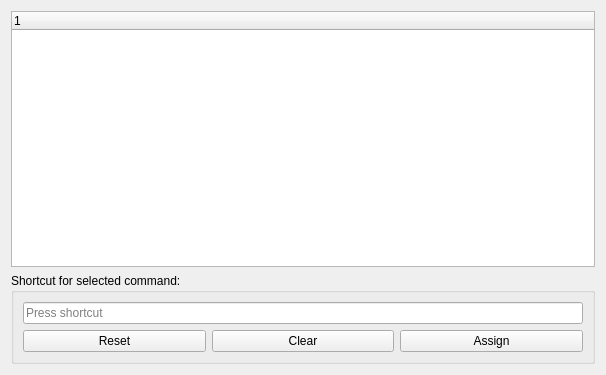
<?xml version="1.0" encoding="UTF-8"?>
<ui version="4.0">
 <class>WkfKeyBindingsWidget</class>
 <widget class="QWidget" name="WkfKeyBindingsWidget">
  <property name="geometry">
   <rect>
    <x>0</x>
    <y>0</y>
    <width>606</width>
    <height>375</height>
   </rect>
  </property>
  <property name="windowTitle">
   <string>Keyboard Shortcuts</string>
  </property>
  <layout class="QVBoxLayout" name="verticalLayout">
   <item>
    <widget class="QTreeWidget" name="treeWidget">
     <column>
      <property name="text">
       <string notr="true">1</string>
      </property>
     </column>
    </widget>
   </item>
   <item>
    <widget class="QGroupBox" name="groupBox_2">
     <property name="title">
      <string>Shortcut for selected command:</string>
     </property>
     <layout class="QHBoxLayout" name="horizontalLayout_3">
      <item>
       <layout class="QVBoxLayout" name="verticalLayout_3">
        <item>
         <widget class="QKeySequenceEdit" name="keySequenceEdit"/>
        </item>
        <item>
         <layout class="QHBoxLayout" name="horizontalLayout_4">
          <item>
           <widget class="QPushButton" name="resetButton">
            <property name="toolTip">
             <string extracomment="Reset selected shortcut to default"/>
            </property>
            <property name="text">
             <string>Reset</string>
            </property>
           </widget>
          </item>
          <item>
           <widget class="QPushButton" name="clearButton">
            <property name="toolTip">
             <string extracomment="Clear selected shortcut"/>
            </property>
            <property name="text">
             <string>Clear</string>
            </property>
           </widget>
          </item>
          <item>
           <widget class="QPushButton" name="assignButton">
            <property name="toolTip">
             <string extracomment="Apply shortcut to selected command"/>
            </property>
            <property name="text">
             <string>Assign</string>
            </property>
           </widget>
          </item>
         </layout>
        </item>
       </layout>
      </item>
     </layout>
    </widget>
   </item>
  </layout>
 </widget>
 <resources/>
 <connections/>
</ui>
